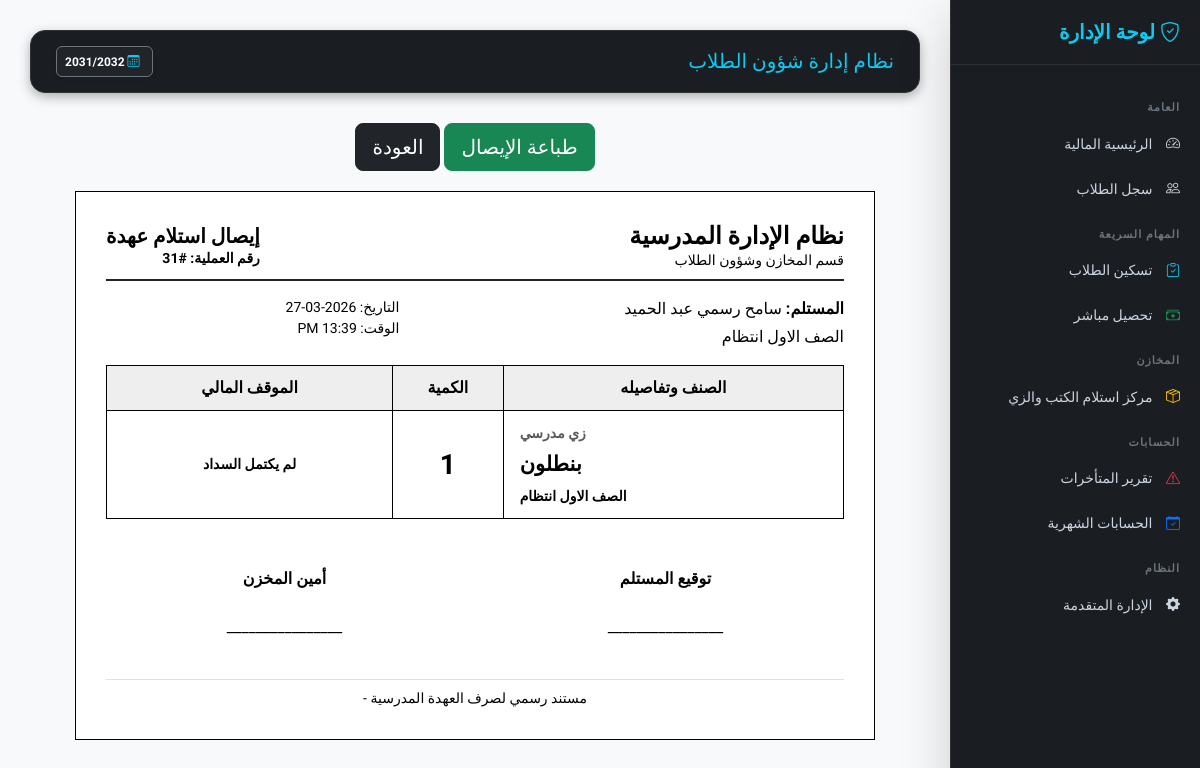
Screenshot of /students/sales/print/31/ with the database file from the repository.
### finance/models.py (models this page shows, shortened)
class AcademicYear(models.Model):
    name = models.CharField(max_length=20)  # مثال: 2025/2026
    is_active = models.BooleanField(default=False)

### students/models.py (models this page shows, shortened)
class BookSale(models.Model):
    STATUS_CHOICES = [
        ('pending', 'لم يكتمل السداد'),
        ('ready', 'تم السداد (جاهز للاستلام)'),
        ('delivered', 'تم التسليم فعلياً'),
    ]
    student = models.ForeignKey('Student', on_delete=models.CASCADE, verbose_name="الطالب")
    book_item = models.ForeignKey('InventoryItem', on_delete=models.CASCADE, verbose_name="الصنف المطلوب استلامه")
    quantity = models.PositiveIntegerField("الكمية", default=1)
    payment_status = models.CharField("حالة السداد", max_length=20, choices=STATUS_CHOICES, default='pending')
    is_delivered = models.BooleanField("تم الاستلام من المخزن؟", default=False)
    collected_by = models.ForeignKey(User, on_delete=models.SET_NULL, null=True, blank=True, verbose_name="الموظف المسؤول")
    sale_date = models.DateTimeField("تاريخ الحركة", auto_now_add=True)
    class Meta:
        verbose_name = "إذن استلام"
        verbose_name_plural = "إذونات الاستلام"

class Student(models.Model):
    RELIGION_CHOICES = [("Muslim", "مسلم"), ("Christian", "مسيحي")]
    STATUS_CHOICES = [("New", "مستجد"), ("Transferred", "منقول"), ("Home", "عمال"), ("Promoted", "ناجح ومنقول")]
    GENDER_CHOICES = [('Male', 'ذكر'), ('Female', 'أنثى')]
    SPECIALIZATION_CHOICES = [
        ("General", "شعبة عامة"), ("Restaurant", "مطعم"), ("Kitchen", "مطبخ"),
        ("Guidance", "ارشاد"), ("Internal", "اشراف داخلي"), ("Computer", "حاسب الي"),
    ]
    image = models.ImageField("صورة الطالب", upload_to="students/", null=True, blank=True)
    registration_number = models.CharField("رقم القيد", max_length=50, blank=True, null=True)
    first_name = models.CharField("الاسم الأول", max_length=100)
    last_name = models.CharField("اسم العائلة", max_length=100)
    national_id_validator = RegexValidator(
        regex=r'^\d{14}$',
        message="الرقم القومي يجب أن يتكون من 14 رقماً فقط."
    )
    national_id = models.CharField(
        "الرقم القومي",
        max_length=14,
        validators=[national_id_validator],
        unique=True,
        null=True, blank=True
    )
    student_code = models.CharField("كود الطالب", max_length=20, unique=True, editable=False, blank=True, null=True)
    date_of_birth = models.DateField("تاريخ الميلاد", null=True, blank=True)
    birth_place = models.CharField("محل الميلاد", max_length=150, blank=True, null=True)
    gender = models.CharField(
        "النوع",
        max_length=10,
        choices=GENDER_CHOICES,
        null=True,
        blank=True
    )
    religion = models.CharField("الديانة", max_length=20, choices=RELIGION_CHOICES, null=True, blank=True)
    nationality = models.CharField("الجنسية", max_length=100, default="مصري", null=True, blank=True)
    address = models.TextField("العنوان", blank=True, null=True)
    mother_name = models.CharField("اسم الأم", max_length=150, null=True, blank=True)
    phone = models.CharField("رقم التليفون", max_length=20, null=True, blank=True)
    enrollment_status = models.CharField("حالة القيد", max_length=20, choices=STATUS_CHOICES, null=True, blank=True)
    integration_status = models.BooleanField("موقف الدمج", default=False, null=True, blank=True)
    specialization = models.CharField("التخصص", max_length=30, choices=SPECIALIZATION_CHOICES, blank=True, null=True)
    previous_debt = models.DecimalField("مديونية سابقة مرحلة", max_digits=10, decimal_places=2, default=0)
    last_promotion_date = models.DateField(null=True, blank=True)
    grade = models.ForeignKey("students.Grade", on_delete=models.PROTECT, null=True, verbose_name="الصف الدراسي")
    classroom = models.ForeignKey("students.Classroom", on_delete=models.SET_NULL, null=True, blank=True, verbose_name="الفصل")
    academic_year = models.ForeignKey("finance.AcademicYear", on_delete=models.CASCADE, verbose_name="السنة الدراسية", related_name="students")
    is_active = models.BooleanField("نشط", default=True)
    created_at = models.DateTimeField(auto_now_add=True)
    class Meta:
        ordering = ["-created_at"]
        verbose_name = "طالب"
        verbose_name_plural = "الطلاب"
    def get_full_name(self):
        first = self.first_name if self.first_name else ""
        last = self.last_name if self.last_name else ""
        full = f"{first} {last}".strip()
        return full if full else f"طالب رقم {self.student_code}"

class Grade(models.Model):
    name = models.CharField("اسم الصف", max_length=100)
    class Meta:
        verbose_name = "صف دراسي"
        verbose_name_plural = "الصفوف الدراسية"

class InventoryItem(models.Model):
    ITEM_TYPE_CHOICES = [
        ('book', 'كتاب دراسي'),
        ('uniform', 'زي مدرسي'),
    ]
    item_type = models.CharField("نوع الصنف", max_length=10, choices=ITEM_TYPE_CHOICES, default='book')
    subject = models.ForeignKey('Subject', on_delete=models.SET_NULL, null=True, blank=True, verbose_name="المادة (للكتب)")
    uniform = models.ForeignKey('Uniform', on_delete=models.SET_NULL, null=True, blank=True, verbose_name="الزي (للملابس)")
    grade = models.ForeignKey('Grade', on_delete=models.SET_NULL, null=True, blank=True, verbose_name="الصف الدراسي")
    stock_quantity = models.PositiveIntegerField("الرصيد الافتتاحي", default=0)
    class Meta:
        unique_together = ('item_type', 'subject', 'uniform', 'grade')
        verbose_name = "صنف مخزني (جرد)"
        verbose_name_plural = "المخزن (الجرد التفصيلي)"
        ordering = ['id']

class Uniform(models.Model):
    name = models.CharField("نوع الزي", max_length=100, unique=True)
    class Meta:
        verbose_name = "الزي"
        verbose_name_plural = "الزي المدرسي"

### students/views.py (the view)
# urls.py: path('sales/print/<int:sale_id>/', views.print_receipt_view, name='print_book_receipt'),
def print_receipt_view(request, sale_id):
    sale = get_object_or_404(BookSale, id=sale_id)
    return render(request, 'books/print_receipt.html', {'sale': sale})

### config/context_processors.py (called while the page is built)
def active_academic_year(request): # تأكد أن هذا هو نفس الاسم
    active_year = AcademicYear.objects.filter(is_active=True).first()
    return {'active_year': active_year}

### students/templates/books/print_receipt.html (shortened to what this page needs)
{% extends "base.html" %}
{% load static %}
{% block content %}
<div class="no-print text-center mb-3">
    <button onclick="window.print()" class="btn btn-success btn-lg">طباعة الإيصال</button>
    <a href="{% url 'book_sales_list' %}" class="btn btn-dark btn-lg">العودة</a>
</div>
<div class="receipt-container">
    <div class="d-flex justify-content-between align-items-center border-bottom border-2 border-dark pb-2 mb-3">
        <div>
            <h4 class="fw-bold mb-0">نظام الإدارة المدرسية</h4>
            <p class="small mb-0">قسم المخازن وشؤون الطلاب</p>
        </div>
        <div class="text-end">
            <h5 class="fw-bold mb-0">إيصال استلام عهدة</h5>
            <p class="small mb-0 fw-bold">رقم العملية: #{{ sale.id }}</p>
        </div>
    </div>
    <div class="row mb-3">
        <div class="col-7">
            <p class="mb-1"><strong>المستلم:</strong> {{ sale.student.get_full_name }}</p>
            <p class="mb-0"><strong></strong> {{ sale.student.grade.name }}</p>
        </div>
        <div class="col-5 text-end small">
            <p class="mb-0">التاريخ: {{ sale.sale_date|date:"Y-m-d" }}</p>
            <p class="mb-0">الوقت: {{ sale.sale_date|date:"H:i A" }}</p>
        </div>
    </div>
    <table class="table-receipt">
        <thead style="background-color: #eee;">
            <tr>
                <th>الصنف وتفاصيله</th>
                <th style="width: 15%;">الكمية</th>
                <th>الموقف المالي</th>
            </tr>
        </thead>
        <tbody>
            <tr>
                <td class="text-start px-3">
                    <span class="small fw-bold text-muted">
                        {% if sale.book_item.item_type == 'book' %} كتاب دراسي {% else %} زي مدرسي {% endif %}
                    </span>
                    <span class="item-name-bold my-1">
                        {% if sale.book_item.item_type == 'book' and sale.book_item.subject %}
                            مادة: {{ sale.book_item.subject.name }}
                        {% elif sale.book_item.item_type == 'uniform' and sale.book_item.uniform %}
                            {{ sale.book_item.uniform.name }}
                        {% else %}
                            {{ sale.book_item.display_name }}
                        {% endif %}
                    </span>
                    <span class="small fw-bold"> {{ sale.book_item.grade.name|default:"عام" }}</span>
                </td>
                <td><span class="fs-3 fw-bold">{{ sale.quantity }}</span></td>
                <td class="small fw-bold">{{ sale.get_payment_status_display }}</td>
            </tr>
        </tbody>
    </table>
    <div class="row mt-5">
        <div class="col-6 text-center">
            <p class="mb-4 fw-bold">توقيع المستلم</p>
            <p>________________</p>
        </div>
        <div class="col-6 text-center">
            <p class="mb-4 fw-bold">أمين المخزن</p>
            <p>________________</p>
        </div>
    </div>
    <div class="mt-4 pt-2 border-top text-center small">
        <p class="mb-0 italic">مستند رسمي لصرف العهدة المدرسية - {{ now|date:"Y" }}</p>
    </div>
</div>
{% endblock %}

### finance/templates/base.html (shortened to what this page needs)
{% load static %}
<!DOCTYPE html>
<html lang="ar" dir="rtl">
<head>
    <link href="https://cdn.jsdelivr.net/npm/bootstrap@5.3.2/dist/css/bootstrap.min.css" rel="stylesheet">
    <link href="https://cdn.jsdelivr.net/npm/bootstrap-icons/font/bootstrap-icons.css" rel="stylesheet">
    <link href="https://cdn.jsdelivr.net/npm/select2@4.1.0-rc.0/dist/css/select2.min.css" rel="stylesheet" />
    <link rel="stylesheet" href="https://cdn.jsdelivr.net/npm/select2-bootstrap-5-theme@1.3.0/dist/select2-bootstrap-5-theme.min.css" />
</head>
<body>
<div class="sidebar shadow-lg">
    {% if student and student.id %}
        <h5><i class="bi bi-person-badge"></i> ملف الطالب</h5>
        <div class="text-center mb-4 px-3">
            <span class="d-block fw-bold text-white fs-5">{{ student.get_full_name }}</span>
            <small class="badge bg-info text-dark mt-2 px-3">{{ student.academic_year.name }}</small>
        </div>
        <div class="section-title">العمليات المالية</div>
        <a href="{% url 'assign_plan_with_id' student.id %}">
            <i class="bi bi-calendar-check text-info"></i> تسكين برنامج مالي
        </a>
        <a href="{% url 'quick_collection' %}?student_id={{ student.id }}">
            <i class="bi bi-cash-stack text-success"></i> تحصيل المصاريف
        </a>
        <a href="{% url 'student_inventory_view' student.id %}"
           class="{% if request.resolver_match.url_name == 'student_inventory_view' %}active-link{% endif %}">
            <i class="bi bi-box-seam text-warning"></i> تسليم الكتب والزي
        </a>
        <div class="section-title">تقارير وشهادات</div>
        <a href="javascript:void(0);" onclick="printEnrollmentCertificate()" class="admin-action-btn mt-2" style="color: #ffc107; border-color: rgba(255,193,7,0.3);">
            <i class="bi bi-printer"></i> طباعة شهادة قيد
        </a>
        <a href="{% url 'student_list' %}" class="text-info text-center d-block mt-4 border-top border-secondary pt-3 mx-3">
            <i class="bi bi-arrow-right-circle"></i> العودة للسجل العام
        </a>
    {% else %}
        <h5><i class="bi bi-shield-check"></i> لوحة الإدارة</h5>
        <div class="section-title">العامة</div>
        <a href="{% url 'finance_dashboard' %}"><i class="bi bi-speedometer2"></i> الرئيسية المالية</a>
        <a href="{% url 'student_list' %}"><i class="bi bi-people"></i> سجل الطلاب</a>
        <div class="section-title">المهام السريعة</div>
        <a href="{% url 'assign_plan' %}"><i class="bi bi-clipboard-check text-info"></i> تسكين الطلاب</a>
        <a href="{% url 'quick_collection' %}"><i class="bi bi-cash-stack text-success"></i> تحصيل مباشر</a>
        <div class="section-title">المخازن</div>
        <a href="{% url 'student_list' %}"><i class="bi bi-box-seam text-warning"></i> مركز استلام الكتب والزي</a>
        <div class="section-title">الحسابات</div>
        <a href="{% url 'overdue_report' %}"><i class="bi bi-exclamation-triangle text-danger"></i> تقرير المتأخرات</a>
        <a href="{% url 'close_month' %}"><i class="bi bi-calendar-check text-primary"></i> الحسابات الشهرية</a>
        <div class="section-title">النظام</div>
        <a href="/admin/" target="_blank"><i class="bi bi-gear-fill"></i> الإدارة المتقدمة</a>
    {% endif %}
    </div>
<div class="main-content">
    <div class="top-navbar d-flex justify-content-between align-items-center">
        <h5 class="mb-0 text-info">{% block page_title %}نظام إدارة شؤون الطلاب{% endblock %}</h5>
        <div class="d-flex align-items-center">
            <span class="badge bg-dark border border-secondary p-2 shadow-sm">
                <i class="bi bi-calendar3 me-1 text-info"></i>
                {{ active_year.name|default:"لم يتم تحديد سنة" }}
            </span>
        </div>
    </div>
    {% block content %}{% endblock %}
</div>
</body>
</html>

### finance/templates/base.html (style rules this page uses)
:root { --bg-dark: #0f1113; --sidebar-bg: #1a1d21; --accent-color: #0dcaf0; --text-muted: #cbd5e1; --danger-soft: #ea868f; }
body { font-family: 'Cairo', sans-serif; background-color: var(--bg-dark); color: #ffffff; margin: 0; overflow-x: hidden; }
.sidebar { height: 100vh; background: var(--sidebar-bg); padding-top: 20px; position: fixed; width: 250px; right: 0; z-index: 1000; border-left: 1px solid #333; transition: all 0.3s ease; overflow-y: auto; }
.sidebar h5 { color: var(--accent-color); font-weight: 700; padding: 0 20px 20px; border-bottom: 1px solid #2d3238; margin-bottom: 20px; }
.sidebar a { color: var(--text-muted); padding: 12px 20px; display: block; text-decoration: none; transition: 0.3s; font-size: 14px; }
.sidebar a i { margin-left: 10px; }
.section-title { font-size: 11px; text-transform: uppercase; color: #6c757d; padding: 15px 20px 5px; font-weight: bold; letter-spacing: 1px; }
.main-content { margin-right: 250px; padding: 30px; min-height: 100vh; }
.top-navbar { background: var(--sidebar-bg); padding: 15px 25px; border-radius: 15px; margin-bottom: 30px; border: 1px solid #333; box-shadow: 0 4px 12px rgba(0,0,0,0.3); }

### students/templates/books/print_receipt.html (style rules this page uses)
body { background-color: #f8f9fa !important; }
.receipt-container { background-color: #ffffff !important; color: #000 !important; padding: 30px; max-width: 800px; margin: 20px auto; border: 1px solid #000; font-family: 'Cairo', sans-serif; }
.item-name-bold { color: #000 !important; font-weight: 900 !important; font-size: 1.3rem !important; display: block; }
.table-receipt { width: 100%; border-collapse: collapse; margin-top: 15px; }
.table-receipt th, .table-receipt td { border: 1px solid #000 !important; padding: 10px; text-align: center; color: #000 !important; }

### rows the page displays
AcademicYear: name "2031/2032"
BookSale: id "31", student.get_full_name "سامح رسمي عبد الحميد", student.grade.name "الصف الاول انتظام", sale_date "2026-03-27", sale_date "13:39 PM", book_item.uniform.name "بنطلون", book_item.grade.name "الصف الاول انتظام", quantity "1", payment_status "لم يكتمل السداد"
